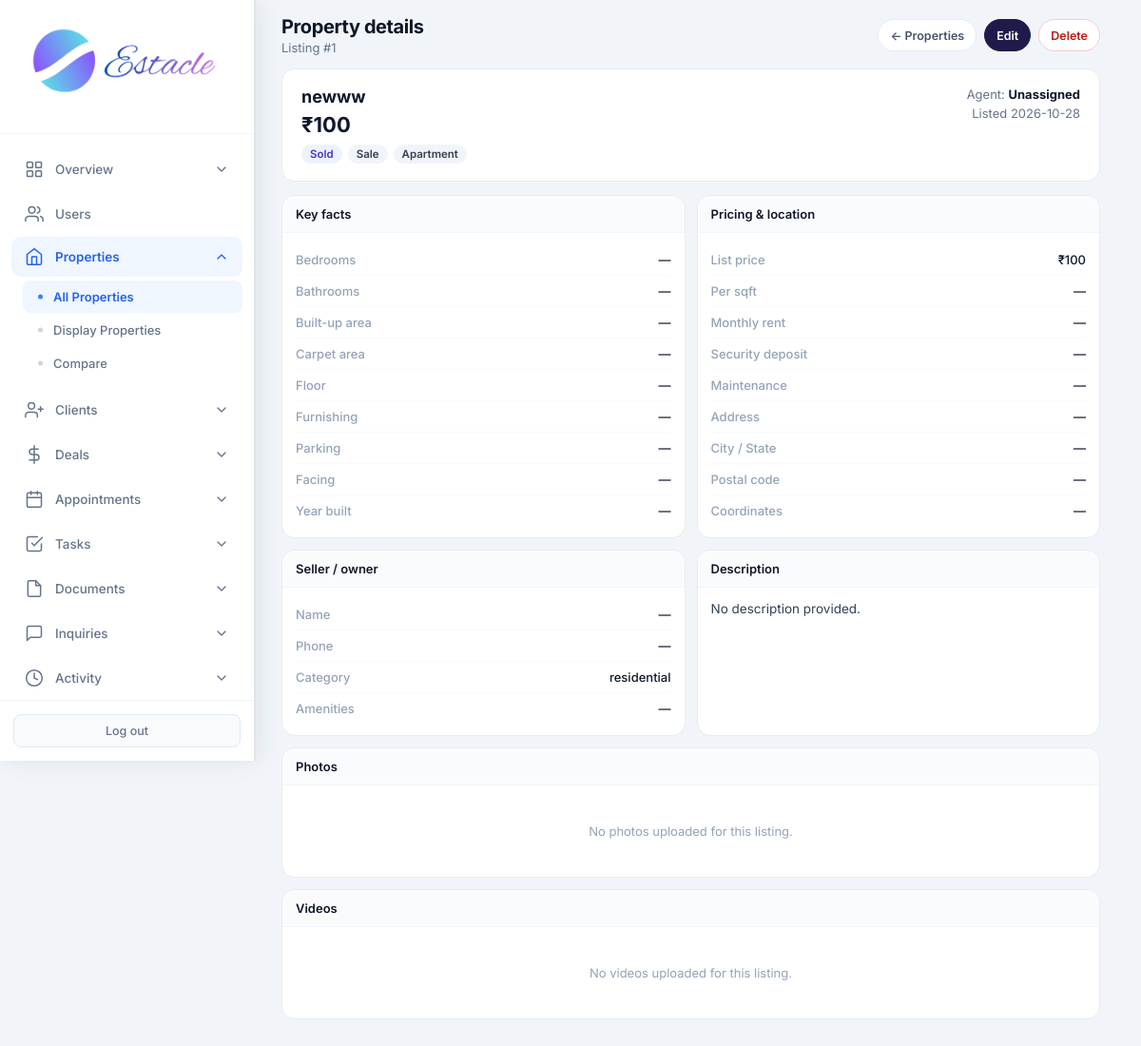
/admin/properties/1 (signed in), run on the app's committed database.
### tables this page shows
CREATE TABLE properties (
            id INTEGER PRIMARY KEY AUTOINCREMENT,
            title TEXT NOT NULL,
            description TEXT,
            price REAL NOT NULL,
            property_type TEXT NOT NULL,
            status TEXT DEFAULT 'available',
            address TEXT,
            city TEXT,
            state TEXT,
            zip_code TEXT,
            bedrooms INTEGER,
            bathrooms REAL,
            area_sqft REAL,
            agent_id INTEGER,
            created_at TIMESTAMP DEFAULT CURRENT_TIMESTAMP, category TEXT DEFAULT "sale", listing_type TEXT DEFAULT "sale", floor TEXT, carpet_area REAL, furnishing TEXT, parking TEXT, amenities TEXT, seller_name TEXT, seller_phone TEXT, monthly_rent REAL, security_deposit REAL, maintenance REAL, per_sqft REAL, latitude TEXT, longitude TEXT, photos TEXT, year_built TEXT, facing TEXT, videos TEXT,
            FOREIGN KEY (agent_id) REFERENCES users (id)
        );

CREATE TABLE settings (
            key TEXT PRIMARY KEY,
            value TEXT
        );

### routes/admin.py (the view)
@admin.route('/admin/properties/<int:prop_id>')
@login_required
@role_required('admin')
def admin_property_detail(prop_id):
    db = get_db()
    migrate_db()
    prop = db.execute(
        "SELECT p.*, u.full_name as agent_name FROM properties p LEFT JOIN users u ON p.agent_id = u.id WHERE p.id = ?",
        (prop_id,)
    ).fetchone()
    if not prop:
        flash('Property not found.', 'danger')
        return redirect(url_for('admin.admin_properties'))
    photos = []
    if prop['photos']:
        photos = [p.strip() for p in prop['photos'].split(',') if p.strip()]
    videos = []
    try:
        if prop['videos']:
            videos = [v.strip() for v in prop['videos'].split(',') if v.strip()]
    except (KeyError, IndexError, TypeError):
        videos = []
    currency = get_setting('currency', 'INR')
    return render_template(
        'admin_property_detail.html', prop=prop, photos=photos, videos=videos,
        currency=currency, format_money=format_money
    )

### core/db.py (called while the page is built)
def get_db():
    if 'db' not in g:
        g.db = sqlite3.connect(current_app.config['DATABASE'])
        g.db.row_factory = sqlite3.Row
    return g.db

### core/helpers.py (called while the page is built)
def login_required(f):
    @wraps(f)
    def decorated_function(*args, **kwargs):
        if 'user_id' not in session:
            flash('Please log in to access this page.', 'warning')
            return redirect(url_for('auth.login'))
        return f(*args, **kwargs)
    return decorated_function

def role_required(*roles):
    def decorator(f):
        @wraps(f)
        def decorated_function(*args, **kwargs):
            if 'user_id' not in session:
                flash('Please log in to access this page.', 'warning')
                return redirect(url_for('auth.login'))
            if session.get('role') not in roles:
                flash('You do not have permission to access this page.', 'danger')
                return redirect(url_for('auth.role_redirect'))
            return f(*args, **kwargs)
        return decorated_function
    return decorator

def get_setting(key, default=''):
    db = get_db()
    row = db.execute('SELECT value FROM settings WHERE key = ?', (key,)).fetchone()
    return row['value'] if row else default

def format_money(amount, currency=None):
    if amount is None:
        return '—'
    currency = currency or get_setting('currency', 'INR')
    symbols = {'USD': '$', 'INR': '₹', 'AED': 'AED '}
    sym = symbols.get(currency, currency + ' ')
    try:
        return f"{sym}{float(amount):,.0f}"
    except (TypeError, ValueError):
        return str(amount)

### templates/admin_property_detail.html (shortened to what this page needs)
<!DOCTYPE html>
<html lang="en">
<head>
    <link rel="stylesheet" href="{{ url_for('static', filename='css/admin.css') }}">
</head>
<body>
<div class="app-layout">
    {% set active = 'properties' %}
    {% include 'partials/admin_sidebar.html' %}
    <main class="main-content">
        <header class="top-bar dash-top">
            <div>
                <h1 class="page-title">Property details</h1>
                <p class="page-subtitle">Listing #{{ prop.id }}</p>
            </div>
            <div class="top-actions">
                <a href="{{ url_for('admin.admin_properties') }}" class="btn-pill">← Properties</a>
                <a href="{{ url_for('admin.admin_edit_property', prop_id=prop.id) }}" class="btn-pill primary">Edit</a>
                <form method="POST" action="{{ url_for('admin.admin_delete_property', prop_id=prop.id) }}" style="margin:0" onsubmit="return confirm('Delete this property permanently?');">
                    <button type="submit" class="btn-pill danger">Delete</button>
                </form>
            </div>
        </header>
        <div class="page-wrap">
            <div class="hero">
                <div>
                    <h2>{{ prop.title }}</h2>
                    <p class="price">{{ format_money(prop.price, currency) }}{% if prop.listing_type == 'rent' %} <span style="font-size:13px;font-weight:500;color:#64748b">/ rent</span>{% endif %}</p>
                    <div class="chips">
                        <span class="chip {{ prop.status }}">{{ (prop.status or 'available')|replace('_',' ') }}</span>
                        <span class="chip">{{ prop.listing_type or 'sale' }}</span>
                        <span class="chip">{{ prop.property_type or '—' }}</span>
                    </div>
                </div>
                <div style="text-align:right;font-size:13px;color:#64748b;">
                    <div>Agent: <strong style="color:#0f172a">{{ prop.agent_name or 'Unassigned' }}</strong></div>
                    {% if prop.created_at %}<div style="margin-top:4px">Listed {{ prop.created_at[:10] }}</div>{% endif %}
                </div>
            </div>
            <div class="grid-2">
                <div class="card">
                    <div class="card-hd">Key facts</div>
                    <div class="card-bd">
                        <div class="info-row"><span class="lbl">Bedrooms</span><span class="val">{{ prop.bedrooms if prop.bedrooms is not none else '—' }}</span></div>
                        <div class="info-row"><span class="lbl">Bathrooms</span><span class="val">{{ prop.bathrooms if prop.bathrooms is not none else '—' }}</span></div>
                        <div class="info-row"><span class="lbl">Built-up area</span><span class="val">{% if prop.area_sqft %}{{ prop.area_sqft }} sqft{% else %}—{% endif %}</span></div>
                        <div class="info-row"><span class="lbl">Carpet area</span><span class="val">{% if prop.carpet_area %}{{ prop.carpet_area }} sqft{% else %}—{% endif %}</span></div>
                        <div class="info-row"><span class="lbl">Floor</span><span class="val">{{ prop.floor or '—' }}</span></div>
                        <div class="info-row"><span class="lbl">Furnishing</span><span class="val">{{ prop.furnishing or '—' }}</span></div>
                        <div class="info-row"><span class="lbl">Parking</span><span class="val">{{ prop.parking or '—' }}</span></div>
                        <div class="info-row"><span class="lbl">Facing</span><span class="val">{{ prop.facing or '—' }}</span></div>
                        <div class="info-row"><span class="lbl">Year built</span><span class="val">{{ prop.year_built or '—' }}</span></div>
                    </div>
                </div>
                <div class="card">
                    <div class="card-hd">Pricing & location</div>
                    <div class="card-bd">
                        <div class="info-row"><span class="lbl">List price</span><span class="val">{{ format_money(prop.price, currency) }}</span></div>
                        <div class="info-row"><span class="lbl">Per sqft</span><span class="val">{% if prop.per_sqft %}{{ format_money(prop.per_sqft, currency) }}{% else %}—{% endif %}</span></div>
                        <div class="info-row"><span class="lbl">Monthly rent</span><span class="val">{% if prop.monthly_rent %}{{ format_money(prop.monthly_rent, currency) }}{% else %}—{% endif %}</span></div>
                        <div class="info-row"><span class="lbl">Security deposit</span><span class="val">{% if prop.security_deposit %}{{ format_money(prop.security_deposit, currency) }}{% else %}—{% endif %}</span></div>
                        <div class="info-row"><span class="lbl">Maintenance</span><span class="val">{% if prop.maintenance %}{{ format_money(prop.maintenance, currency) }}{% else %}—{% endif %}</span></div>
                        <div class="info-row"><span class="lbl">Address</span><span class="val">{{ prop.address or '—' }}</span></div>
                        <div class="info-row"><span class="lbl">City / State</span><span class="val">{{ prop.city or '—' }}{% if prop.state %}, {{ prop.state }}{% endif %}</span></div>
                        <div class="info-row"><span class="lbl">Postal code</span><span class="val">{{ prop.zip_code or '—' }}</span></div>
                        <div class="info-row"><span class="lbl">Coordinates</span><span class="val">{% if prop.latitude and prop.longitude %}{{ prop.latitude }}, {{ prop.longitude }}{% else %}—{% endif %}</span></div>
                    </div>
                </div>
            </div>
            <div class="grid-2">
                <div class="card">
                    <div class="card-hd">Seller / owner</div>
                    <div class="card-bd">
                        <div class="info-row"><span class="lbl">Name</span><span class="val">{{ prop.seller_name or '—' }}</span></div>
                        <div class="info-row"><span class="lbl">Phone</span><span class="val">{{ prop.seller_phone or '—' }}</span></div>
                        <div class="info-row"><span class="lbl">Category</span><span class="val">{{ prop.category or '—' }}</span></div>
                        <div class="info-row"><span class="lbl">Amenities</span><span class="val">{{ prop.amenities or '—' }}</span></div>
                    </div>
                </div>
                <div class="card">
                    <div class="card-hd">Description</div>
                    <div class="card-bd">
                        <p class="desc">{{ prop.description or 'No description provided.' }}</p>
                    </div>
                </div>
            </div>
            <div class="card">
                <div class="card-hd">Photos{% if photos %} <span style="font-weight:500;color:#94a3b8;font-size:12px">{{ photos|length }}</span>{% endif %}</div>
                <div class="card-bd">
                    {% if photos %}
                    <div class="photos">
                        {% for ph in photos %}
                        <button type="button" class="photo-thumb" onclick="openMediaLightbox('{{ url_for('static', filename='uploads/properties/' + ph) }}', 'image')">
                            <img src="{{ url_for('static', filename='uploads/properties/' + ph) }}" alt="Property photo {{ loop.index }}" loading="lazy">
                        </button>
                        {% endfor %}
                    </div>
                    {% else %}
                    <p class="photos-empty">No photos uploaded for this listing.</p>
                    {% endif %}
                </div>
            </div>
            <div class="card" style="margin-top:12px">
                <div class="card-hd">Videos{% if videos %} <span style="font-weight:500;color:#94a3b8;font-size:12px">{{ videos|length }}</span>{% endif %}</div>
                <div class="card-bd">
                    {% if videos %}
                    <div class="videos">
                        {% for vd in videos %}
                        <div class="video-item">
                            <video src="{{ url_for('static', filename='uploads/properties/' + vd) }}" controls playsinline preload="metadata"></video>
                        </div>
                        {% endfor %}
                    </div>
                    {% else %}
                    <p class="photos-empty">No videos uploaded for this listing.</p>
                    {% endif %}
                </div>
            </div>
        </div>
    </main>
</div>
</body>
</html>

### static/css/admin.css (style rules this page uses)
* { margin: 0; padding: 0; box-sizing: border-box; }
body { font-family: 'Inter', -apple-system, BlinkMacSystemFont, 'Segoe UI', Roboto, sans-serif; background: #f1f5f9; color: #0f172a; min-height: 100vh; }
.app-layout { display: flex; min-height: 100vh; }
.main-content { flex: 1; margin-left: 268px; min-height: 100vh; }
.top-bar { background: white; padding: 18px 32px; border-bottom: 1px solid #e2e8f0; display: flex; justify-content: space-between; align-items: center; }
.page-title { font-family: 'Inter', sans-serif; font-size: 22px; font-weight: 700; letter-spacing: -0.4px; color: #0f172a; }
.page-subtitle { font-size: 13px; color: #64748b; margin-top: 2px; font-weight: 400; }
html { scrollbar-gutter: stable; }
.app-layout > :not(.sidebar):not(script):not(style) { animation: estacle-page-in 200ms cubic-bezier(0.22, 0.61, 0.36, 1) backwards; }

### templates/admin_property_detail.html (style rules this page uses)
.main-content { padding-bottom: 40px; }
.page-wrap { padding: 4px 28px 28px; max-width: 1100px; }
.top-bar.dash-top { display: flex; align-items: center; justify-content: space-between; padding: 16px 28px 10px !important; background: transparent; border: none; box-shadow: none; gap: 12px; flex-wrap: wrap; }
.dash-top .page-title { font-size: 20px; font-weight: 700; color: #0f172a; margin: 0 0 2px; letter-spacing: -0.02em; }
.dash-top .page-subtitle { font-size: 13px; color: #64748b; margin: 0; }
.top-actions { display: flex; gap: 8px; flex-wrap: wrap; }
.btn-pill { display: inline-flex; align-items: center; height: 34px; padding: 0 12px; border-radius: 999px; font-size: 12.5px; font-weight: 600; text-decoration: none; border: 1px solid #e8ecf1; background: #fff; color: #475569; cursor: pointer; font-family: inherit; }
.btn-pill.primary { background: #1e1b4b; color: #fff; border-color: #1e1b4b; }
.btn-pill.danger { color: #b91c1c; border-color: #fecaca; }
.hero { background: #fff; border: 1px solid #e8ecf1; border-radius: 14px; padding: 18px 20px; margin-bottom: 14px; display: flex; justify-content: space-between; gap: 16px; flex-wrap: wrap; }
.hero h2 { margin: 0 0 6px; font-size: 18px; font-weight: 700; color: #0f172a; }
.hero .price { font-size: 22px; font-weight: 700; color: #0f172a; margin: 0 0 8px; }
.chips { display: flex; flex-wrap: wrap; gap: 6px; }
.chip { display: inline-flex; padding: 3px 9px; border-radius: 999px; font-size: 11.5px; font-weight: 600; background: #f1f5f9; color: #334155; text-transform: capitalize; }
.chip.sold { background: #eef2ff; color: #4338ca; }
.grid-2 { display: grid; grid-template-columns: 1fr 1fr; gap: 12px; margin-bottom: 12px; }
.card { background: #fff; border: 1px solid #e8ecf1; border-radius: 14px; overflow: hidden; }
.card-hd { padding: 11px 14px; border-bottom: 1px solid #f1f5f9; font-size: 13px; font-weight: 600; color: #0f172a; background: #fafbfc; }
.card-bd { padding: 12px 14px; }
.info-row { display: flex; justify-content: space-between; gap: 10px; padding: 8px 0; border-bottom: 1px solid #f8fafc; font-size: 13px; }
.info-row:last-child { border-bottom: none; }
.info-row .lbl { color: #94a3b8; font-weight: 500; }
.info-row .val { color: #0f172a; font-weight: 500; text-align: right; }
.desc { font-size: 13.5px; color: #334155; line-height: 1.55; margin: 0; white-space: pre-wrap; }
.photos-empty { text-align: center; color: #94a3b8; font-size: 13px; padding: 28px 12px; }

### data on the page
properties: id "1", title "newww", price.value "₹100", status "Sold", listing_type "Sale", property_type "Apartment", created_at "2026-10-28", floor "—", furnishing "—", parking "—", facing "—", year_built "—", address "—", city "—", zip_code "—", seller_name "—", seller_phone "—", category "residential", amenities "—", description "No description provided."

### other printed values
{{ prop.agent_name or 'Unassigned' }} "Unassigned"
{{ prop.bedrooms if prop.bedrooms is not none else '—' }} "—"
{{ prop.bathrooms if prop.bathrooms is not none else '—' }} "—"
